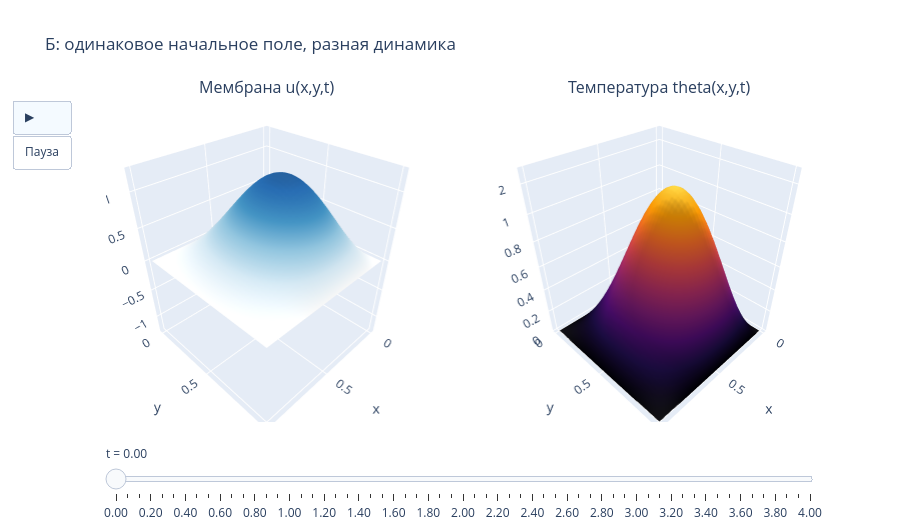

This figure's notebook cell:
### Code cell
line = np.linspace(0, 1, 41)
X, Y = np.meshgrid(line, line)
grid_points = np.column_stack((X.ravel(), Y.ravel()))
U = reconstruct(a, modes, grid_points).reshape(len(times), *X.shape)
T = reconstruct(b, modes, grid_points).reshape(len(times), *X.shape)
fig = make_subplots(rows=1, cols=2, specs=[[{'type':'surface'}, {'type':'surface'}]],
                    subplot_titles=['Мембрана u(x,y,t)', 'Температура theta(x,y,t)'])
fig.add_trace(go.Surface(x=X, y=Y, z=U[0], colorscale='RdBu', cmin=-1.3, cmax=1.3,
                        showscale=False), row=1, col=1)
fig.add_trace(go.Surface(x=X, y=Y, z=T[0], colorscale='Inferno', cmin=0, cmax=1.3,
                        showscale=False), row=1, col=2)
frames = []
for j in range(0, len(times), 4):
    frames.append(go.Frame(name=str(j), data=[go.Surface(z=U[j]), go.Surface(z=T[j])], traces=[0,1]))
fig.frames = frames
steps = [dict(method='animate', label=f'{times[int(frame.name)]:.2f}',
              args=[[frame.name], dict(mode='immediate', frame=dict(duration=0, redraw=True),
                                     transition=dict(duration=0))]) for frame in frames]
fig.update_layout(height=530, title='Б: одинаковое начальное поле, разная динамика',
    scene=dict(xaxis_title='x', yaxis_title='y', zaxis=dict(title='u', range=[-1.3,1.3])),
    scene2=dict(xaxis_title='x', yaxis_title='y', zaxis=dict(title='theta', range=[0,1.3])),
    sliders=[dict(currentvalue=dict(prefix='t = '), steps=steps)],
    updatemenus=[dict(type='buttons', buttons=[
        dict(label='▶', method='animate', args=[None, dict(frame=dict(duration=70, redraw=True), fromcurrent=True)]),
        dict(label='Пауза', method='animate', args=[[None], dict(mode='immediate', frame=dict(duration=0))])])])
fig.show()

### Figure 1 — Plotly figure (JSON) as saved in the notebook; plotly's stock layout.template omitted (floating-point values rounded to 4 significant figures; data arrays with more than 128 entries replaced by an {"elided": "..."} marker saying what was removed)
{"data": [{"cmax": 1.3, "cmin": -1.3, "colorscale": [[0, "rgb(103,0,31)"], [0.1, "rgb(178,24,43)"], [0.2, "rgb(214,96,77)"], [0.3, "rgb(244,165,130)"], [0.4, "rgb(253,219,199)"], [0.5, "rgb(247,247,247)"], [0.6, "rgb(209,229,240)"], [0.7, "rgb(146,197,222)"], [0.8, "rgb(67,147,195)"], [0.9, "rgb(33,102,172)"], [1, "rgb(5,48,97)"]], "scene": "scene", "showscale": false, "type": "surface", "x": {"elided": "41x41 float values"}, "y": {"elided": "41x41 float values"}, "z": {"elided": "41x41 float values"}}, {"cmax": 1.3, "cmin": 0, "colorscale": [[0, "#000004"], [0.1111, "#1b0c41"], [0.2222, "#4a0c6b"], [0.3333, "#781c6d"], [0.4444, "#a52c60"], [0.5556, "#cf4446"], [0.6667, "#ed6925"], [0.7778, "#fb9b06"], [0.8889, "#f7d13d"], [1, "#fcffa4"]], "scene": "scene2", "showscale": false, "type": "surface", "x": {"elided": "41x41 float values"}, "y": {"elided": "41x41 float values"}, "z": {"elided": "41x41 float values"}}], "layout": {"annotations": [{"font": {"size": 16}, "showarrow": false, "text": "Мембрана u(x,y,t)", "x": 0.225, "xanchor": "center", "xref": "paper", "y": 1, "yanchor": "bottom", "yref": "paper"}, {"font": {"size": 16}, "showarrow": false, "text": "Температура theta(x,y,t)", "x": 0.775, "xanchor": "center", "xref": "paper", "y": 1, "yanchor": "bottom", "yref": "paper"}], "height": 530, "scene": {"domain": {"x": [0, 0.45], "y": [0, 1]}, "xaxis": {"title": {"text": "x"}}, "yaxis": {"title": {"text": "y"}}, "zaxis": {"range": [-1.3, 1.3], "title": {"text": "u"}}}, "scene2": {"domain": {"x": [0.55, 1], "y": [0, 1]}, "xaxis": {"title": {"text": "x"}}, "yaxis": {"title": {"text": "y"}}, "zaxis": {"range": [0, 1.3], "title": {"text": "theta"}}}, "sliders": [{"currentvalue": {"prefix": "t = "}, "steps": [{"args": [["0"], {"frame": {"duration": 0, "redraw": true}, "mode": "immediate", "transition": {"duration": 0}}], "label": "0.00", "method": "animate"}, {"args": [["4"], {"frame": {"duration": 0, "redraw": true}, "mode": "immediate", "transition": {"duration": 0}}], "label": "0.07", "method": "animate"}, {"args": [["8"], {"frame": {"duration": 0, "redraw": true}, "mode": "immediate", "transition": {"duration": 0}}], "label": "0.13", "method": "animate"}, {"args": [["12"], {"frame": {"duration": 0, "redraw": true}, "mode": "immediate", "transition": {"duration": 0}}], "label": "0.20", "method": "animate"}, {"args": [["16"], {"frame": {"duration": 0, "redraw": true}, "mode": "immediate", "transition": {"duration": 0}}], "label": "0.27", "method": "animate"}, {"args": [["20"], {"frame": {"duration": 0, "redraw": true}, "mode": "immediate", "transition": {"duration": 0}}], "label": "0.33", "method": "animate"}, {"args": [["24"], {"frame": {"duration": 0, "redraw": true}, "mode": "immediate", "transition": {"duration": 0}}], "label": "0.40", "method": "animate"}, {"args": [["28"], {"frame": {"duration": 0, "redraw": true}, "mode": "immediate", "transition": {"duration": 0}}], "label": "0.47", "method": "animate"}, {"args": [["32"], {"frame": {"duration": 0, "redraw": true}, "mode": "immediate", "transition": {"duration": 0}}], "label": "0.53", "method": "animate"}, {"args": [["36"], {"frame": {"duration": 0, "redraw": true}, "mode": "immediate", "transition": {"duration": 0}}], "label": "0.60", "method": "animate"}, {"args": [["40"], {"frame": {"duration": 0, "redraw": true}, "mode": "immediate", "transition": {"duration": 0}}], "label": "0.67", "method": "animate"}, {"args": [["44"], {"frame": {"duration": 0, "redraw": true}, "mode": "immediate", "transition": {"duration": 0}}], "label": "0.73", "method": "animate"}, {"args": [["48"], {"frame": {"duration": 0, "redraw": true}, "mode": "immediate", "transition": {"duration": 0}}], "label": "0.80", "method": "animate"}, {"args": [["52"], {"frame": {"duration": 0, "redraw": true}, "mode": "immediate", "transition": {"duration": 0}}], "label": "0.87", "method": "animate"}, {"args": [["56"], {"frame": {"duration": 0, "redraw": true}, "mode": "immediate", "transition": {"duration": 0}}], "label": "0.93", "method": "animate"}, {"args": [["60"], {"frame": {"duration": 0, "redraw": true}, "mode": "immediate", "transition": {"duration": 0}}], "label": "1.00", "method": "animate"}, {"args": [["64"], {"frame": {"duration": 0, "redraw": true}, "mode": "immediate", "transition": {"duration": 0}}], "label": "1.07", "method": "animate"}, {"args": [["68"], {"frame": {"duration": 0, "redraw": true}, "mode": "immediate", "transition": {"duration": 0}}], "label": "1.13", "method": "animate"}, {"args": [["72"], {"frame": {"duration": 0, "redraw": true}, "mode": "immediate", "transition": {"duration": 0}}], "label": "1.20", "method": "animate"}, {"args": [["76"], {"frame": {"duration": 0, "redraw": true}, "mode": "immediate", "transition": {"duration": 0}}], "label": "1.27", "method": "animate"}, {"args": [["80"], {"frame": {"duration": 0, "redraw": true}, "mode": "immediate", "transition": {"duration": 0}}], "label": "1.33", "method": "animate"}, {"args": [["84"], {"frame": {"duration": 0, "redraw": true}, "mode": "immediate", "transition": {"duration": 0}}], "label": "1.40", "method": "animate"}, {"args": [["88"], {"frame": {"duration": 0, "redraw": true}, "mode": "immediate", "transition": {"duration": 0}}], "label": "1.47", "method": "animate"}, {"args": [["92"], {"frame": {"duration": 0, "redraw": true}, "mode": "immediate", "transition": {"duration": 0}}], "label": "1.53", "method": "animate"}, {"args": [["96"], {"frame": {"duration": 0, "redraw": true}, "mode": "immediate", "transition": {"duration": 0}}], "label": "1.60", "method": "animate"}, {"args": [["100"], {"frame": {"duration": 0, "redraw": true}, "mode": "immediate", "transition": {"duration": 0}}], "label": "1.67", "method": "animate"}, {"args": [["104"], {"frame": {"duration": 0, "redraw": true}, "mode": "immediate", "transition": {"duration": 0}}], "label": "1.73", "method": "animate"}, {"args": [["108"], {"frame": {"duration": 0, "redraw": true}, "mode": "immediate", "transition": {"duration": 0}}], "label": "1.80", "method": "animate"}, {"args": [["112"], {"frame": {"duration": 0, "redraw": true}, "mode": "immediate", "transition": {"duration": 0}}], "label": "1.87", "method": "animate"}, {"args": [["116"], {"frame": {"duration": 0, "redraw": true}, "mode": "immediate", "transition": {"duration": 0}}], "label": "1.93", "method": "animate"}, {"args": [["120"], {"frame": {"duration": 0, "redraw": true}, "mode": "immediate", "transition": {"duration": 0}}], "label": "2.00", "method": "animate"}, {"args": [["124"], {"frame": {"duration": 0, "redraw": true}, "mode": "immediate", "transition": {"duration": 0}}], "label": "2.07", "method": "animate"}, {"args": [["128"], {"frame": {"duration": 0, "redraw": true}, "mode": "immediate", "transition": {"duration": 0}}], "label": "2.13", "method": "animate"}, {"args": [["132"], {"frame": {"duration": 0, "redraw": true}, "mode": "immediate", "transition": {"duration": 0}}], "label": "2.20", "method": "animate"}, {"args": [["136"], {"frame": {"duration": 0, "redraw": true}, "mode": "immediate", "transition": {"duration": 0}}], "label": "2.27", "method": "animate"}, {"args": [["140"], {"frame": {"duration": 0, "redraw": true}, "mode": "immediate", "transition": {"duration": 0}}], "label": "2.33", "method": "animate"}, {"args": [["144"], {"frame": {"duration": 0, "redraw": true}, "mode": "immediate", "transition": {"duration": 0}}], "label": "2.40", "method": "animate"}, {"args": [["148"], {"frame": {"duration": 0, "redraw": true}, "mode": "immediate", "transition": {"duration": 0}}], "label": "2.47", "method": "animate"}, {"args": [["152"], {"frame": {"duration": 0, "redraw": true}, "mode": "immediate", "transition": {"duration": 0}}], "label": "2.53", "method": "animate"}, {"args": [["156"], {"frame": {"duration": 0, "redraw": true}, "mode": "immediate", "transition": {"duration": 0}}], "label": "2.60", "method": "animate"}, {"args": [["160"], {"frame": {"duration": 0, "redraw": true}, "mode": "immediate", "transition": {"duration": 0}}], "label": "2.67", "method": "animate"}, {"args": [["164"], {"frame": {"duration": 0, "redraw": true}, "mode": "immediate", "transition": {"duration": 0}}], "label": "2.73", "method": "animate"}, {"args": [["168"], {"frame": {"duration": 0, "redraw": true}, "mode": "immediate", "transition": {"duration": 0}}], "label": "2.80", "method": "animate"}, {"args": [["172"], {"frame": {"duration": 0, "redraw": true}, "mode": "immediate", "transition": {"duration": 0}}], "label": "2.87", "method": "animate"}, {"args": [["176"], {"frame": {"duration": 0, "redraw": true}, "mode": "immediate", "transition": {"duration": 0}}], "label": "2.93", "method": "animate"}, {"args": [["180"], {"frame": {"duration": 0, "redraw": true}, "mode": "immediate", "transition": {"duration": 0}}], "label": "3.00", "method": "animate"}, {"args": [["184"], {"frame": {"duration": 0, "redraw": true}, "mode": "immediate", "transition": {"duration": 0}}], "label": "3.07", "method": "animate"}, {"args": [["188"], {"frame": {"duration": 0, "redraw": true}, "mode": "immediate", "transition": {"duration": 0}}], "label": "3.13", "method": "animate"}, {"args": [["192"], {"frame": {"duration": 0, "redraw": true}, "mode": "immediate", "transition": {"duration": 0}}], "label": "3.20", "method": "animate"}, {"args": [["196"], {"frame": {"duration": 0, "redraw": true}, "mode": "immediate", "transition": {"duration": 0}}], "label": "3.27", "method": "animate"}, {"args": [["200"], {"frame": {"duration": 0, "redraw": true}, "mode": "immediate", "transition": {"duration": 0}}], "label": "3.33", "method": "animate"}, {"args": [["204"], {"frame": {"duration": 0, "redraw": true}, "mode": "immediate", "transition": {"duration": 0}}], "label": "3.40", "method": "animate"}, {"args": [["208"], {"frame": {"duration": 0, "redraw": true}, "mode": "immediate", "transition": {"duration": 0}}], "label": "3.47", "method": "animate"}, {"args": [["212"], {"frame": {"duration": 0, "redraw": true}, "mode": "immediate", "transition": {"duration": 0}}], "label": "3.53", "method": "animate"}, {"args": [["216"], {"frame": {"duration": 0, "redraw": true}, "mode": "immediate", "transition": {"duration": 0}}], "label": "3.60", "method": "animate"}, {"args": [["220"], {"frame": {"duration": 0, "redraw": true}, "mode": "immediate", "transition": {"duration": 0}}], "label": "3.67", "method": "animate"}, {"args": [["224"], {"frame": {"duration": 0, "redraw": true}, "mode": "immediate", "transition": {"duration": 0}}], "label": "3.73", "method": "animate"}, {"args": [["228"], {"frame": {"duration": 0, "redraw": true}, "mode": "immediate", "transition": {"duration": 0}}], "label": "3.80", "method": "animate"}, {"args": [["232"], {"frame": {"duration": 0, "redraw": true}, "mode": "immediate", "transition": {"duration": 0}}], "label": "3.87", "method": "animate"}, {"args": [["236"], {"frame": {"duration": 0, "redraw": true}, "mode": "immediate", "transition": {"duration": 0}}], "label": "3.93", "method": "animate"}, {"args": [["240"], {"frame": {"duration": 0, "redraw": true}, "mode": "immediate", "transition": {"duration": 0}}], "label": "4.00", "method": "animate"}]}], "title": {"text": "Б: одинаковое начальное поле, разная динамика"}, "updatemenus": [{"buttons": [{"args": [null, {"frame": {"duration": 70, "redraw": true}, "fromcurrent": true}], "label": "▶", "method": "animate"}, {"args": [[null], {"frame": {"duration": 0}, "mode": "immediate"}], "label": "Пауза", "method": "animate"}], "type": "buttons"}]}}
